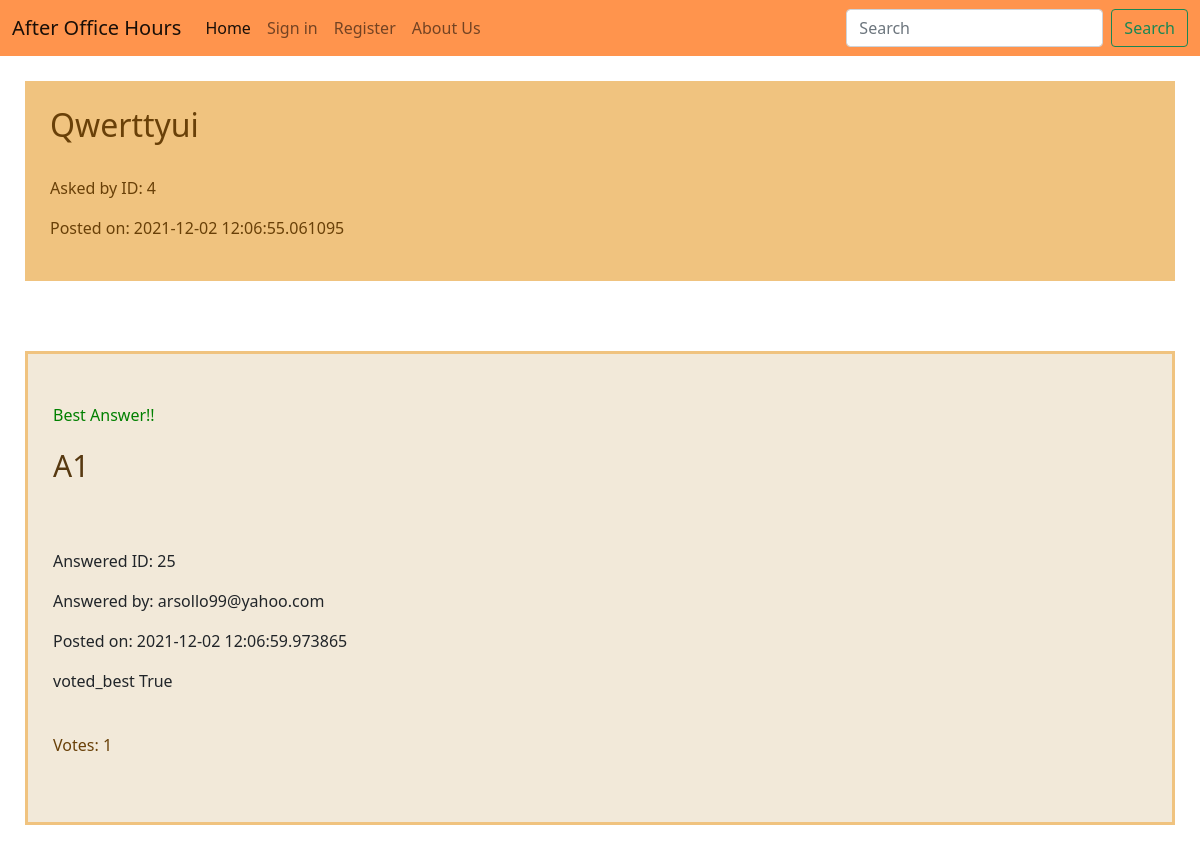
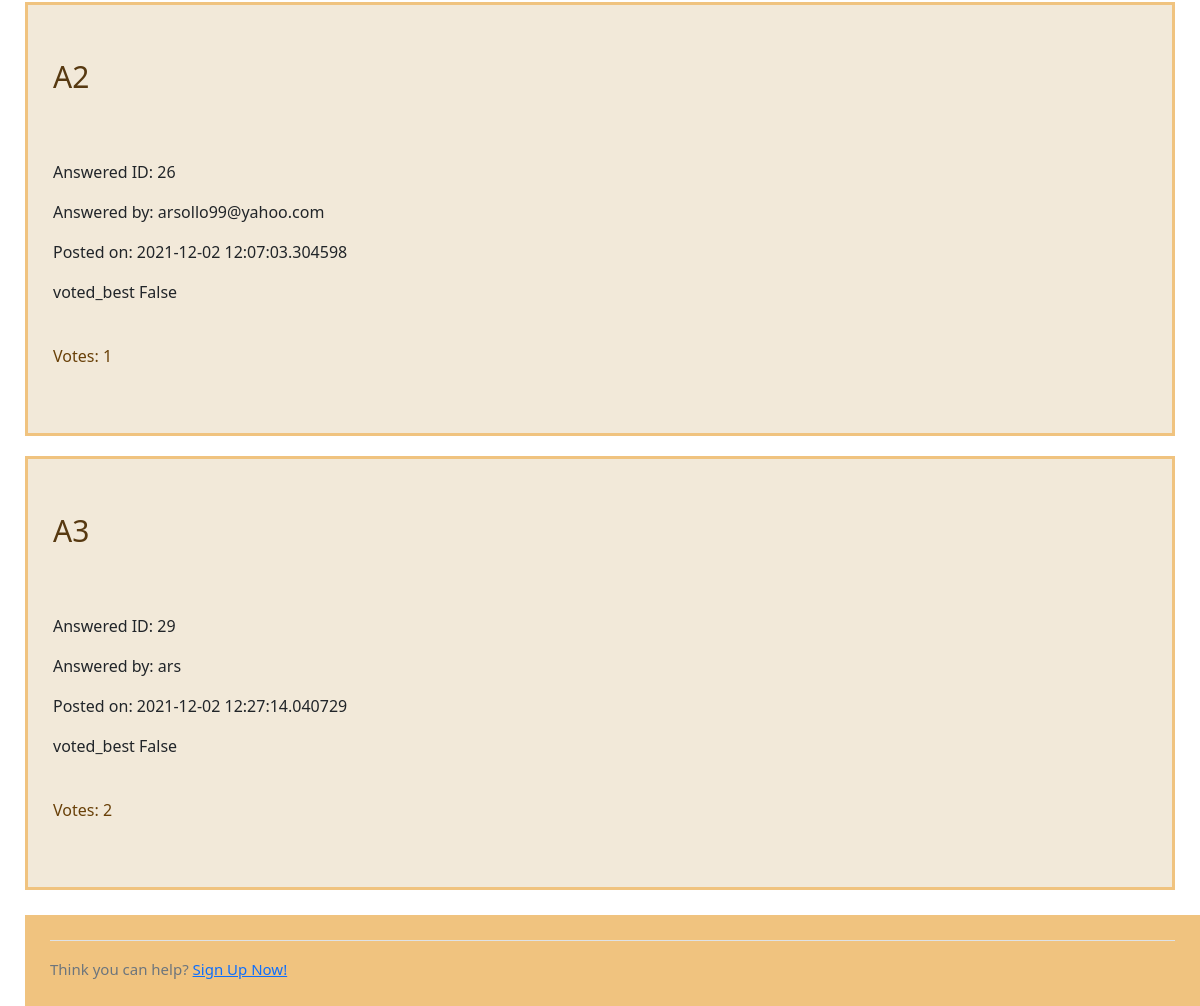
The app's page /question/8 with its own data (2 pictures, top to bottom).
### Question.py (models this page shows)
class Question(db.Model):
    id = db.Column(db.Integer, primary_key=True)
    q_text = db.Column(db.Text)
    asked_by_id = db.Column(db.Integer, db.ForeignKey('user.id'))
    post_time = db.Column(db.DateTime)
    solved = db.Column(db.Boolean)
    answers = db.relationship('Answer', backref='question', lazy = True)

class Answer(db.Model):
    id = db.Column(db.Integer, primary_key=True)
    a_text = db.Column(db.Text)
    answered_by_id = db.Column(db.String, db.ForeignKey('user.username'))
    answer_to = db.Column(db.Integer, db.ForeignKey('question.id'))
    post_time = db.Column(db.DateTime)
    votes = db.Column(db.Integer)
    voted_best = db.Column(db.Boolean)

### Question.py (the view)
@app.route("/question/<int:question_id>", methods=['GET', 'POST'])
def question(question_id):
    question = Question.query.get_or_404(question_id)
    question_id = question.id
    if request.method == 'POST' and Answer.query.all()!= None:
        if request.form.get("answer"):
            answer = request.form['answer']
            answer = Answer(
                a_text = answer,
                answered_by_id = current_user.username,
                answer_to = question_id,
                post_time = datetime.now(),
                votes = 0,
                voted_best = False
            )
            db.session.add(answer)
            db.session.commit()
            return redirect(url_for('answer', question_id=question_id))
        elif request.form.get("solved"):
            answer_id = request.form.get("solved")
            current_answer = Answer.query.get_or_404(answer_id)
            current_answer.voted_best = True
            question.solved = True
            db.session.commit()
            return redirect(url_for('answer', question_id=question_id))
        elif request.form.get("voteUp"):
            answer_id = request.form['voteUp']
            current_answer = Answer.query.get_or_404(answer_id)
            voted_by_user = Votes.query.filter_by(voted_by_id = current_user.id, voted_on = answer_id).first()
            if voted_by_user == None:
                voted_by_user = True
                current_answer.votes = (current_answer.votes + 1)
                vote_pressed = Votes(voted_by_id = current_user.id,
                    voted_on = answer_id)
                db.session.add(vote_pressed)
                db.session.commit()
                q1 = Answer.query.filter_by(answer_to=question_id)
                q1.all()
                q1.order_by(Answer.votes).all()
                answers = q1.order_by(Answer.votes.desc()).all()
                context = {
                'question' : question,
                'current_answer' : current_answer,
                'answers' : answers
                }
                return render_template( 'question_view.html', voted_by_user = False, question_id=question_id, **context)
            else:
                voted_by_user = True
                q1 = Answer.query.filter_by(answer_to=question_id)
                q1.all()
                q1.order_by(Answer.votes).all()
                answers = q1.order_by(Answer.votes.desc()).all()
                context = {
                'question' : question,
                'current_answer' : current_answer,
                'answers' : answers
                }
                return render_template( 'question_view.html', voted_by_user = voted_by_user, question_id=question_id, **context)
        elif request.form.get("voteDown"):
            answer_id = request.form['voteDown']
            current_answer = Answer.query.get_or_404(answer_id)
            voted_by_user = Votes.query.filter_by(voted_by_id = current_user.id, voted_on = answer_id).first()
            if voted_by_user == None:
                voted_by_user = True
                current_answer = Answer.query.get_or_404(answer_id)
                current_answer.votes = (current_answer.votes - 1)
                vote_pressed = Votes(voted_by_id = current_user.id,
                    voted_on = answer_id)
                db.session.add(vote_pressed)
                db.session.commit()
                q1 = Answer.query.filter_by(answer_to=question_id)
                q1.all()
                q1.order_by(Answer.votes).all()
                answers = q1.order_by(Answer.votes.desc()).all()
                context = {
                'question' : question,
                'current_answer' : current_answer,
                'answers' : answers
                }
                return render_template( 'question_view.html', voted_by_user = False, question_id=question_id, **context)
            else:
                voted_by_user = True
                q1 = Answer.query.filter_by(answer_to=question_id)
                q1.all()
                q1.order_by(Answer.votes).all()
                answers = q1.order_by(Answer.votes.desc()).all()
                context = {
                'question' : question,
                'current_answer' : current_answer,
                'answers' : answers
                }
                return render_template( 'question_view.html', voted_by_user = voted_by_user, question_id=question_id, **context)
        else:
            answers = Answer.query.filter_by(answer_to=question_id).all()
            context = {
            'question' : question,
            'answers' : answers
            }
            return render_template( 'question_view.html', **context)
    else:
        answers = Answer.query.filter_by(answer_to=question_id).all()
        context = {
        'question' : question,
        'answers' : answers
        }
        return render_template( 'question_view.html', **context)

### Templates/question_view.html (shortened to what this page needs)
{% extends 'home.html' %}
{% block content %}
        <div class="row">
          <div class="col-lg-12">
            <div class="well bs-component">
              <form class="form-horizontal" method="POST" action="{{ url_for('question', question_id=question.id) }}">
                <div class="asked_question_header">
                  <h2>{{ question.q_text }}</h2>
                  <br>
                  <p class="list-group-item-text">Asked by ID: {{ question.asked_by_id }}</p>
                  <p class="list-group-item-text">Posted on: {{ question.post_time }}</p>
                </div>
                <div class="displayed_answers">
                  {% for answer in answers %}
                  <div class="individual_answer">
                    <br>
                    {%if answer.voted_best == True and question.solved == True %}
                    <p style="color:green"> Best Answer!!</p>
                    {%endif %}
                    <div class="displayed_answer_header">
                      <p class="list-group-item-text">{{ answer.a_text }}</p>
                     <br>
                    </div>
                    <p class="list-group-item-text">Answered ID: {{ answer.id }}</p>
                    <p class="list-group-item-text">Answered by: {{ answer.answered_by_id }}</p>
                    <p class="list-group-item-text">Posted on: {{ answer.post_time }}</p>
                    <p class="list-group-item-text">voted_best {{ answer.voted_best }}</p>
                    <br>
                      <p class="list-group-item-text" id="votes">Votes: {{ answer.votes }}</p>
                      <br>
                  </div>
                  {% endfor %}
                </div>
                {% if not current_user.is_authenticated %}
                <div class="prompt_user_to_sign_in">
                  <div class="border-top pt-3">
                    <small class="text-muted">
                        Think you can help? <a class="ml-2" href="{{ url_for('register') }}">Sign Up Now!</a>
                    </small>
                  </div>
                </div>
                {%endif %}
              </form>
            </div>
          </div>
        </div>
{% endblock %}

### static/website_style.css (style rules this page uses)
* { margin: 0; padding: 0; }
#votes { color: rgb(105, 64, 8); }
.asked_question_header { background-color: rgb(240, 195, 127); color: rgb(105, 64, 8); margin: 25px; padding: 25px; }
.displayed_answers { padding: 25px; }
.individual_answer { margin-top: 20px; padding: 25px; border-style: solid; border-width: 3px; background-color: rgb(242, 233, 217); border-color: rgb(240, 195, 127); }
.displayed_answer_header { font-size: 30px; color: rgb(87, 57, 17); }
.prompt_user_to_sign_in { padding: 25px; margin-left: 25px; background-color: rgb(240, 195, 127); }
.prompt_user_to_sign_in small { font-size: 15px; }

### records on screen
Question: q_text "Qwerttyui", asked_by_id "4", post_time "2021-12-02 12:06:55.061095"
Answer: shows "Best Answer!!", a_text "A1", id "25", answered_by_id "arsollo99@yahoo.com", post_time "2021-12-02 12:06:59.973865", voted_best "True", votes "1"
Answer: a_text "A2", id "26", answered_by_id "arsollo99@yahoo.com", post_time "2021-12-02 12:07:03.304598", voted_best "False", votes "1"
Answer: a_text "A3", id "29", answered_by_id "ars", post_time "2021-12-02 12:27:14.040729", voted_best "False", votes "2"
